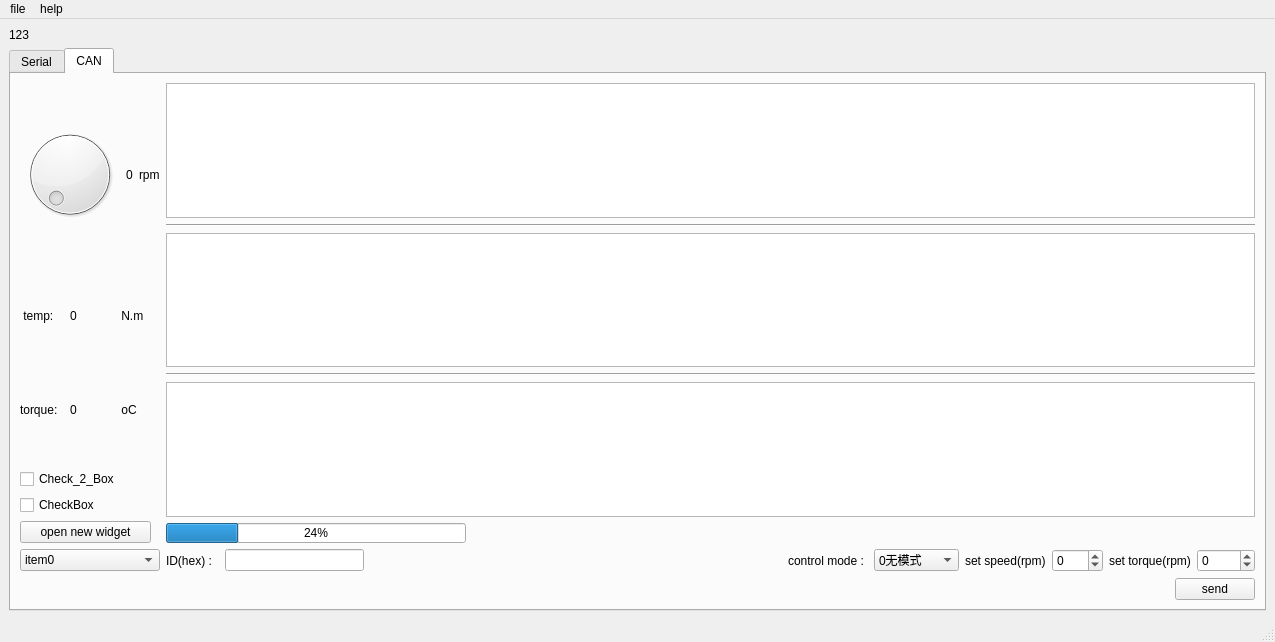
<?xml version="1.0" encoding="UTF-8"?>
<ui version="4.0">
 <class>MainWindow</class>
 <widget class="QMainWindow" name="MainWindow">
  <property name="geometry">
   <rect>
    <x>0</x>
    <y>0</y>
    <width>1275</width>
    <height>642</height>
   </rect>
  </property>
  <property name="windowTitle">
   <string>MainWindow</string>
  </property>
  <widget class="QWidget" name="centralwidget">
   <layout class="QVBoxLayout" name="verticalLayout_4">
    <item>
     <widget class="QLabel" name="label_slider_value">
      <property name="text">
       <string>123</string>
      </property>
     </widget>
    </item>
    <item>
     <widget class="QTabWidget" name="tabWidget">
      <property name="contextMenuPolicy">
       <enum>Qt::ActionsContextMenu</enum>
      </property>
      <property name="currentIndex">
       <number>1</number>
      </property>
      <widget class="QWidget" name="Serial">
       <attribute name="title">
        <string>Serial</string>
       </attribute>
       <layout class="QVBoxLayout" name="verticalLayout_5">
        <property name="leftMargin">
         <number>9</number>
        </property>
        <item>
         <layout class="QHBoxLayout" name="horizontalLayout_3">
          <property name="leftMargin">
           <number>5</number>
          </property>
          <property name="topMargin">
           <number>5</number>
          </property>
          <property name="rightMargin">
           <number>5</number>
          </property>
          <property name="bottomMargin">
           <number>5</number>
          </property>
          <item>
           <layout class="QVBoxLayout" name="uart_row_1">
            <item>
             <widget class="QPushButton" name="open_dev_button">
              <property name="text">
               <string>Open device</string>
              </property>
             </widget>
            </item>
            <item>
             <layout class="QHBoxLayout" name="horizontalLayout_13">
              <property name="topMargin">
               <number>9</number>
              </property>
              <item>
               <widget class="QPushButton" name="quit_button">
                <property name="text">
                 <string>Quit</string>
                </property>
               </widget>
              </item>
             </layout>
            </item>
           </layout>
          </item>
          <item>
           <layout class="QVBoxLayout" name="uart_row_2">
            <item>
             <layout class="QHBoxLayout" name="horizontalLayout_12">
              <item>
               <widget class="QLabel" name="device_label">
                <property name="layoutDirection">
                 <enum>Qt::RightToLeft</enum>
                </property>
                <property name="text">
                 <string>Device      :  </string>
                </property>
                <property name="alignment">
                 <set>Qt::AlignLeading|Qt::AlignLeft|Qt::AlignVCenter</set>
                </property>
               </widget>
              </item>
              <item>
               <widget class="QComboBox" name="device_combo">
                <item>
                 <property name="text">
                  <string/>
                 </property>
                </item>
                <item>
                 <property name="text">
                  <string>/dev/ttyUSB0</string>
                 </property>
                </item>
                <item>
                 <property name="text">
                  <string>/dev/ttyUSB1</string>
                 </property>
                </item>
                <item>
                 <property name="text">
                  <string>/dev/ttyUSB2</string>
                 </property>
                </item>
                <item>
                 <property name="text">
                  <string>COM1</string>
                 </property>
                </item>
                <item>
                 <property name="text">
                  <string>COM2</string>
                 </property>
                </item>
                <item>
                 <property name="text">
                  <string>COM3</string>
                 </property>
                </item>
                <item>
                 <property name="text">
                  <string>COM4</string>
                 </property>
                </item>
                <item>
                 <property name="text">
                  <string>COM5</string>
                 </property>
                </item>
               </widget>
              </item>
             </layout>
            </item>
            <item>
             <layout class="QHBoxLayout" name="horizontalLayout_11">
              <item>
               <widget class="QLabel" name="data_bits_label">
                <property name="text">
                 <string>Data bits :  </string>
                </property>
                <property name="alignment">
                 <set>Qt::AlignLeading|Qt::AlignLeft|Qt::AlignVCenter</set>
                </property>
               </widget>
              </item>
              <item>
               <widget class="QComboBox" name="baudrate_combo"/>
              </item>
             </layout>
            </item>
           </layout>
          </item>
          <item>
           <layout class="QVBoxLayout" name="uart_row_3">
            <item>
             <layout class="QHBoxLayout" name="horizontalLayout_14">
              <property name="topMargin">
               <number>0</number>
              </property>
              <item>
               <widget class="QLabel" name="baudrate_label">
                <property name="text">
                 <string>Baud rate :  </string>
                </property>
                <property name="alignment">
                 <set>Qt::AlignLeading|Qt::AlignLeft|Qt::AlignVCenter</set>
                </property>
               </widget>
              </item>
              <item>
               <widget class="QComboBox" name="data_bits_combo"/>
              </item>
             </layout>
            </item>
            <item>
             <layout class="QHBoxLayout" name="horizontalLayout_16">
              <item>
               <widget class="QLabel" name="parity_label">
                <property name="text">
                 <string>Parity :  </string>
                </property>
                <property name="alignment">
                 <set>Qt::AlignLeading|Qt::AlignLeft|Qt::AlignVCenter</set>
                </property>
               </widget>
              </item>
              <item>
               <widget class="QComboBox" name="parity_combo"/>
              </item>
             </layout>
            </item>
           </layout>
          </item>
          <item>
           <layout class="QVBoxLayout" name="uart_row_4">
            <item>
             <layout class="QHBoxLayout" name="horizontalLayout_31">
              <item>
               <widget class="QLabel" name="stop_bits_label">
                <property name="text">
                 <string>Stop bits : </string>
                </property>
                <property name="alignment">
                 <set>Qt::AlignLeading|Qt::AlignLeft|Qt::AlignVCenter</set>
                </property>
               </widget>
              </item>
              <item>
               <widget class="QComboBox" name="stop_bits_combo"/>
              </item>
             </layout>
            </item>
            <item>
             <layout class="QHBoxLayout" name="horizontalLayout_32">
              <item>
               <widget class="QLabel" name="open_for_label">
                <property name="text">
                 <string>Open for : </string>
                </property>
                <property name="alignment">
                 <set>Qt::AlignLeading|Qt::AlignLeft|Qt::AlignVCenter</set>
                </property>
               </widget>
              </item>
              <item>
               <widget class="QCheckBox" name="read_box">
                <property name="text">
                 <string>Read</string>
                </property>
               </widget>
              </item>
              <item>
               <widget class="QCheckBox" name="write_box">
                <property name="text">
                 <string>write</string>
                </property>
               </widget>
              </item>
             </layout>
            </item>
           </layout>
          </item>
         </layout>
        </item>
        <item>
         <layout class="QHBoxLayout" name="horizontalLayout_8">
          <property name="spacing">
           <number>6</number>
          </property>
          <property name="topMargin">
           <number>2</number>
          </property>
          <item>
           <widget class="QTextBrowser" name="received_data"/>
          </item>
          <item>
           <widget class="QTableView" name="tableView"/>
          </item>
         </layout>
        </item>
        <item>
         <layout class="QHBoxLayout" name="horizontalLayout_5">
          <property name="leftMargin">
           <number>9</number>
          </property>
          <property name="topMargin">
           <number>9</number>
          </property>
          <property name="rightMargin">
           <number>9</number>
          </property>
          <item>
           <layout class="QVBoxLayout" name="para_row_1">
            <item>
             <layout class="QHBoxLayout" name="horizontalLayout_17">
              <item>
               <widget class="QLabel" name="p0_label">
                <property name="text">
                 <string>Page_0 :</string>
                </property>
               </widget>
              </item>
              <item>
               <widget class="QComboBox" name="p0_val_combo">
                <item>
                 <property name="text">
                  <string/>
                 </property>
                </item>
                <item>
                 <property name="text">
                  <string>位置校准模式</string>
                 </property>
                </item>
                <item>
                 <property name="text">
                  <string>旋变反转位</string>
                 </property>
                </item>
                <item>
                 <property name="text">
                  <string>继电器驱动1使能</string>
                 </property>
                </item>
                <item>
                 <property name="text">
                  <string>继电器驱动2使能</string>
                 </property>
                </item>
                <item>
                 <property name="text">
                  <string>继电器驱动3使能</string>
                 </property>
                </item>
                <item>
                 <property name="text">
                  <string>电机温度传感器使能</string>
                 </property>
                </item>
                <item>
                 <property name="text">
                  <string>模拟通道1输出使能</string>
                 </property>
                </item>
                <item>
                 <property name="text">
                  <string>模拟通道2输出使能</string>
                 </property>
                </item>
                <item>
                 <property name="text">
                  <string>模拟通道1恢复输出使能</string>
                 </property>
                </item>
                <item>
                 <property name="text">
                  <string>模拟通道2恢复输出使能</string>
                 </property>
                </item>
                <item>
                 <property name="text">
                  <string>限流电源1使能</string>
                 </property>
                </item>
                <item>
                 <property name="text">
                  <string>限流电源2使能</string>
                 </property>
                </item>
                <item>
                 <property name="text">
                  <string>限流电源3使能</string>
                 </property>
                </item>
                <item>
                 <property name="text">
                  <string>限流电源1重启使能</string>
                 </property>
                </item>
                <item>
                 <property name="text">
                  <string>限流电源2重启使能</string>
                 </property>
                </item>
                <item>
                 <property name="text">
                  <string>限流电源3重启使能</string>
                 </property>
                </item>
                <item>
                 <property name="text">
                  <string>ENCODER使能</string>
                 </property>
                </item>
                <item>
                 <property name="text">
                  <string>ENCODER电源重启使能</string>
                 </property>
                </item>
                <item>
                 <property name="text">
                  <string>ENCODERMODE</string>
                 </property>
                </item>
                <item>
                 <property name="text">
                  <string>ENCODERMODE</string>
                 </property>
                </item>
               </widget>
              </item>
             </layout>
            </item>
            <item>
             <layout class="QHBoxLayout" name="horizontalLayout_18">
              <item>
               <widget class="QLabel" name="p1_label">
                <property name="text">
                 <string>Page_1 :</string>
                </property>
               </widget>
              </item>
              <item>
               <widget class="QComboBox" name="p1_val_combo">
                <item>
                 <property name="text">
                  <string/>
                 </property>
                </item>
                <item>
                 <property name="text">
                  <string>弱磁电流最大值</string>
                 </property>
                </item>
                <item>
                 <property name="text">
                  <string>弱磁电流调节步数</string>
                 </property>
                </item>
                <item>
                 <property name="text">
                  <string>传感器周期中断允许次数</string>
                 </property>
                </item>
                <item>
                 <property name="text">
                  <string>电机极对数</string>
                 </property>
                </item>
                <item>
                 <property name="text">
                  <string>旋变极对数</string>
                 </property>
                </item>
                <item>
                 <property name="text">
                  <string>速度环调节周期值</string>
                 </property>
                </item>
                <item>
                 <property name="text">
                  <string>指令输入模式</string>
                 </property>
                </item>
                <item>
                 <property name="text">
                  <string>油门安全诊断时间</string>
                 </property>
                </item>
                <item>
                 <property name="text">
                  <string>控制模式设定</string>
                 </property>
                </item>
               </widget>
              </item>
             </layout>
            </item>
           </layout>
          </item>
          <item>
           <layout class="QVBoxLayout" name="para_row_2">
            <item>
             <layout class="QHBoxLayout" name="horizontalLayout_20">
              <item>
               <widget class="QLabel" name="p0_sval_label">
                <property name="text">
                 <string>set_value :</string>
                </property>
               </widget>
              </item>
              <item>
               <widget class="QCheckBox" name="p0_val_checkBox">
                <property name="text">
                 <string>True/False</string>
                </property>
               </widget>
              </item>
             </layout>
            </item>
            <item>
             <layout class="QHBoxLayout" name="horizontalLayout_21">
              <item>
               <widget class="QLabel" name="p1_sval_label">
                <property name="text">
                 <string>set_value :</string>
                </property>
               </widget>
              </item>
              <item>
               <widget class="QSpinBox" name="p1_val_spinBox">
                <property name="minimum">
                 <number>-32768</number>
                </property>
                <property name="maximum">
                 <number>32767</number>
                </property>
               </widget>
              </item>
             </layout>
            </item>
           </layout>
          </item>
          <item>
           <layout class="QVBoxLayout" name="para_row_3">
            <item>
             <layout class="QHBoxLayout" name="horizontalLayout_22">
              <item>
               <widget class="QLabel" name="p5_label">
                <property name="text">
                 <string>               Page_5 :</string>
                </property>
               </widget>
              </item>
              <item>
               <widget class="QComboBox" name="p5_val_combo">
                <item>
                 <property name="text">
                  <string/>
                 </property>
                </item>
                <item>
                 <property name="text">
                  <string>(0)旋变0点偏移量</string>
                 </property>
                </item>
                <item>
                 <property name="text">
                  <string>(1)电流环的积分系数Ti</string>
                 </property>
                </item>
                <item>
                 <property name="text">
                  <string>(2)速度环的积分系数Ti</string>
                 </property>
                </item>
                <item>
                 <property name="text">
                  <string>(3)电流环的微分系数Td</string>
                 </property>
                </item>
                <item>
                 <property name="text">
                  <string>(4)速度环的微分系数Td</string>
                 </property>
                </item>
                <item>
                 <property name="text">
                  <string>(5)电机额定电压值</string>
                 </property>
                </item>
                <item>
                 <property name="text">
                  <string>(6)力矩最大电流值</string>
                 </property>
                </item>
                <item>
                 <property name="text">
                  <string>(7)力矩延时执行时间</string>
                 </property>
                </item>
                <item>
                 <property name="text">
                  <string>(8)速度延时执行时间</string>
                 </property>
                </item>
                <item>
                 <property name="text">
                  <string>(9)位置学习状态延时</string>
                 </property>
                </item>
                <item>
                 <property name="text">
                  <string>(10)油门安全低阈值</string>
                 </property>
                </item>
                <item>
                 <property name="text">
                  <string>(11)油门上行最小值</string>
                 </property>
                </item>
                <item>
                 <property name="text">
                  <string>(12)油门下行最小值</string>
                 </property>
                </item>
                <item>
                 <property name="text">
                  <string>(13)油门满输入值</string>
                 </property>
                </item>
                <item>
                 <property name="text">
                  <string>(14)油门安全高阈值</string>
                 </property>
                </item>
                <item>
                 <property name="text">
                  <string>(15)电池过压上行值</string>
                 </property>
                </item>
               </widget>
              </item>
             </layout>
            </item>
            <item>
             <layout class="QHBoxLayout" name="horizontalLayout_23">
              <item>
               <widget class="QLabel" name="p6_label">
                <property name="text">
                 <string>             Page_6 :</string>
                </property>
               </widget>
              </item>
              <item>
               <widget class="QComboBox" name="p6_item_combo">
                <item>
                 <property name="text">
                  <string/>
                 </property>
                </item>
                <item>
                 <property name="text">
                  <string>(0)电池过压下行值</string>
                 </property>
                </item>
                <item>
                 <property name="text">
                  <string>(1)电池欠压削减值</string>
                 </property>
                </item>
                <item>
                 <property name="text">
                  <string>(2)电池欠压关断值</string>
                 </property>
                </item>
                <item>
                 <property name="text">
                  <string>(3)母线电流最大值</string>
                 </property>
                </item>
                <item>
                 <property name="text">
                  <string>(4)CAN接收延时阈值</string>
                 </property>
                </item>
                <item>
                 <property name="text">
                  <string>(5)继电器1首脉冲时间</string>
                 </property>
                </item>
                <item>
                 <property name="text">
                  <string>(6)继电器2首脉冲时间</string>
                 </property>
                </item>
                <item>
                 <property name="text">
                  <string>(7)继电器3首脉冲时间</string>
                 </property>
                </item>
                <item>
                 <property name="text">
                  <string>(8)继电器1驱动电压值</string>
                 </property>
                </item>
                <item>
                 <property name="text">
                  <string>(9)继电器2驱动电压值</string>
                 </property>
                </item>
                <item>
                 <property name="text">
                  <string>(10)继电器3驱动电压值</string>
                 </property>
                </item>
                <item>
                 <property name="text">
                  <string>(11)限流电源1电压值</string>
                 </property>
                </item>
                <item>
                 <property name="text">
                  <string>(12)限流电源2电压值</string>
                 </property>
                </item>
                <item>
                 <property name="text">
                  <string>(13)电流电源3电压值</string>
                 </property>
                </item>
                <item>
                 <property name="text">
                  <string>(14)ENCODER电压值</string>
                 </property>
                </item>
                <item>
                 <property name="text">
                  <string>(15)限流电源1恢复时间</string>
                 </property>
                </item>
               </widget>
              </item>
             </layout>
            </item>
           </layout>
          </item>
          <item>
           <layout class="QVBoxLayout" name="para_row_4">
            <item>
             <layout class="QHBoxLayout" name="horizontalLayout_24">
              <item>
               <widget class="QLabel" name="p5_sval_label">
                <property name="text">
                 <string>set_value :</string>
                </property>
               </widget>
              </item>
              <item>
               <widget class="QSpinBox" name="p5_val_spinBox">
                <property name="minimum">
                 <number>-32768</number>
                </property>
                <property name="maximum">
                 <number>32767</number>
                </property>
                <property name="value">
                 <number>0</number>
                </property>
               </widget>
              </item>
             </layout>
            </item>
            <item>
             <layout class="QHBoxLayout" name="horizontalLayout_26">
              <item>
               <widget class="QLabel" name="p6_sval_label">
                <property name="text">
                 <string>set_value :</string>
                </property>
               </widget>
              </item>
              <item>
               <widget class="QSpinBox" name="p6_val_spinBox"/>
              </item>
             </layout>
            </item>
           </layout>
          </item>
          <item>
           <layout class="QVBoxLayout" name="para_row_5">
            <item>
             <layout class="QHBoxLayout" name="horizontalLayout_27">
              <item>
               <widget class="QLabel" name="p7_label">
                <property name="text">
                 <string>                        Page_7 :   </string>
                </property>
               </widget>
              </item>
              <item>
               <widget class="QComboBox" name="p7_item_comboBox">
                <item>
                 <property name="text">
                  <string/>
                 </property>
                </item>
                <item>
                 <property name="text">
                  <string>(0)限流电源2恢复时间</string>
                 </property>
                </item>
                <item>
                 <property name="text">
                  <string>(1)限流电源3恢复时间</string>
                 </property>
                </item>
                <item>
                 <property name="text">
                  <string>(2)ENCODER恢复时间</string>
                 </property>
                </item>
                <item>
                 <property name="text">
                  <string>(3)模拟1恢复输出时间</string>
                 </property>
                </item>
                <item>
                 <property name="text">
                  <string>(4)模拟2恢复输出时间</string>
                 </property>
                </item>
                <item>
                 <property name="text">
                  <string>(5)控制电源过压阈值</string>
                 </property>
                </item>
                <item>
                 <property name="text">
                  <string>(6)控制电源欠压阈值</string>
                 </property>
                </item>
                <item>
                 <property name="text">
                  <string>(7)控制器温度保护上行</string>
                 </property>
                </item>
                <item>
                 <property name="text">
                  <string>(8)控制器温度保护下行值</string>
                 </property>
                </item>
                <item>
                 <property name="text">
                  <string>(9)控制器温度保护削减阈值</string>
                 </property>
                </item>
                <item>
                 <property name="text">
                  <string>(10)电机温度保护上行阈值</string>
                 </property>
                </item>
                <item>
                 <property name="text">
                  <string>(11)电机温度保护下行阈值</string>
                 </property>
                </item>
                <item>
                 <property name="text">
                  <string>(12)电机温度输出削减阈值</string>
                 </property>
                </item>
                <item>
                 <property name="text">
                  <string>(13)编码器单圈脉冲数</string>
                 </property>
                </item>
               </widget>
              </item>
             </layout>
            </item>
            <item>
             <layout class="QHBoxLayout" name="horizontalLayout_28">
              <item>
               <widget class="QLabel" name="p1314_label">
                <property name="text">
                 <string>                Page_13/14 :   </string>
                </property>
               </widget>
              </item>
              <item>
               <widget class="QComboBox" name="p1314_item_combo">
                <item>
                 <property name="text">
                  <string/>
                 </property>
                </item>
                <item>
                 <property name="text">
                  <string>(0)电流力矩环比例系数</string>
                 </property>
                </item>
                <item>
                 <property name="text">
                  <string>(1)电流励磁换比例系数</string>
                 </property>
                </item>
                <item>
                 <property name="text">
                  <string>(2)速度环比例系数</string>
                 </property>
                </item>
                <item>
                 <property name="text">
                  <string>(3)电机额定转速值</string>
                 </property>
                </item>
                <item>
                 <property name="text">
                  <string>(4)电机最高速度值</string>
                 </property>
                </item>
                <item>
                 <property name="text">
                  <string>(5)CAN1接收控制命令ID</string>
                 </property>
                </item>
                <item>
                 <property name="text">
                  <string>(6)CAN1命令生效ID</string>
                 </property>
                </item>
                <item>
                 <property name="text">
                  <string>(7)CAN1回馈帧ID</string>
                 </property>
                </item>
                <item>
                 <property name="text">
                  <string>(8)CAN2接收控制命令ID</string>
                 </property>
                </item>
                <item>
                 <property name="text">
                  <string>(9)CAN2命令生效ID</string>
                 </property>
                </item>
                <item>
                 <property name="text">
                  <string>(10)CAN2回馈帧ID</string>
                 </property>
                </item>
               </widget>
              </item>
             </layout>
            </item>
           </layout>
          </item>
          <item>
           <layout class="QVBoxLayout" name="para_row_7">
            <item>
             <layout class="QHBoxLayout" name="horizontalLayout_29">
              <item>
               <widget class="QLabel" name="p7_sval_label">
                <property name="text">
                 <string>set_value :</string>
                </property>
               </widget>
              </item>
              <item>
               <widget class="QSpinBox" name="p7_val_spinBox"/>
              </item>
             </layout>
            </item>
            <item>
             <layout class="QHBoxLayout" name="horizontalLayout_30">
              <item>
               <widget class="QLabel" name="p1314_label_2">
                <property name="text">
                 <string>set_value :</string>
                </property>
               </widget>
              </item>
              <item>
               <widget class="QSpinBox" name="p1314_val_spinBox"/>
              </item>
             </layout>
            </item>
           </layout>
          </item>
          <item>
           <spacer name="horizontalSpacer_2">
            <property name="orientation">
             <enum>Qt::Horizontal</enum>
            </property>
            <property name="sizeHint" stdset="0">
             <size>
              <width>40</width>
              <height>20</height>
             </size>
            </property>
           </spacer>
          </item>
         </layout>
        </item>
        <item>
         <layout class="QHBoxLayout" name="horizontalLayout_6">
          <property name="leftMargin">
           <number>9</number>
          </property>
          <property name="topMargin">
           <number>9</number>
          </property>
          <item>
           <widget class="QPlainTextEdit" name="candidated_frame"/>
          </item>
          <item>
           <layout class="QHBoxLayout" name="horizontalLayout_9">
            <property name="topMargin">
             <number>11</number>
            </property>
            <item>
             <layout class="QVBoxLayout" name="verticalLayout_7">
              <property name="rightMargin">
               <number>9</number>
              </property>
              <item>
               <layout class="QHBoxLayout" name="horizontalLayout_10">
                <item>
                 <widget class="QLabel" name="dealt_page">
                  <property name="text">
                   <string>[current_page_id] : </string>
                  </property>
                  <property name="alignment">
                   <set>Qt::AlignLeading|Qt::AlignLeft|Qt::AlignVCenter</set>
                  </property>
                 </widget>
                </item>
                <item>
                 <widget class="QComboBox" name="comboBox_13">
                  <item>
                   <property name="text">
                    <string/>
                   </property>
                  </item>
                  <item>
                   <property name="text">
                    <string>Page_0</string>
                   </property>
                  </item>
                  <item>
                   <property name="text">
                    <string>Page_1</string>
                   </property>
                  </item>
                  <item>
                   <property name="text">
                    <string>Page_5</string>
                   </property>
                  </item>
                  <item>
                   <property name="text">
                    <string>Page_6</string>
                   </property>
                  </item>
                  <item>
                   <property name="text">
                    <string>Page_7</string>
                   </property>
                  </item>
                  <item>
                   <property name="text">
                    <string>Page_13/14</string>
                   </property>
                  </item>
                 </widget>
                </item>
               </layout>
              </item>
              <item>
               <widget class="QPushButton" name="batch_read_btn">
                <property name="text">
                 <string>Batch read</string>
                </property>
               </widget>
              </item>
              <item>
               <widget class="QPushButton" name="send_button">
                <property name="text">
                 <string>send</string>
                </property>
               </widget>
              </item>
             </layout>
            </item>
           </layout>
          </item>
         </layout>
        </item>
       </layout>
      </widget>
      <widget class="QWidget" name="CAN">
       <attribute name="title">
        <string>CAN</string>
       </attribute>
       <layout class="QVBoxLayout" name="verticalLayout_3">
        <item>
         <layout class="QGridLayout" name="gridLayout">
          <item row="4" column="1">
           <layout class="QHBoxLayout" name="horizontalLayout_25">
            <item>
             <spacer name="horizontalSpacer_5">
              <property name="orientation">
               <enum>Qt::Horizontal</enum>
              </property>
              <property name="sizeHint" stdset="0">
               <size>
                <width>40</width>
                <height>20</height>
               </size>
              </property>
             </spacer>
            </item>
            <item>
             <widget class="QPushButton" name="send_CAN_btn">
              <property name="text">
               <string>send</string>
              </property>
             </widget>
            </item>
           </layout>
          </item>
          <item row="0" column="1">
           <layout class="QVBoxLayout" name="verticalLayout">
            <item>
             <widget class="QTextBrowser" name="can_send"/>
            </item>
            <item>
             <widget class="Line" name="line">
              <property name="orientation">
               <enum>Qt::Horizontal</enum>
              </property>
             </widget>
            </item>
            <item>
             <widget class="QGraphicsView" name="graphicsView"/>
            </item>
            <item>
             <widget class="Line" name="line_2">
              <property name="orientation">
               <enum>Qt::Horizontal</enum>
              </property>
             </widget>
            </item>
            <item>
             <widget class="QTextBrowser" name="can_received"/>
            </item>
            <item>
             <widget class="QProgressBar" name="progressBar">
              <property name="minimumSize">
               <size>
                <width>200</width>
                <height>20</height>
               </size>
              </property>
              <property name="maximumSize">
               <size>
                <width>300</width>
                <height>20</height>
               </size>
              </property>
              <property name="value">
               <number>24</number>
              </property>
             </widget>
            </item>
           </layout>
          </item>
          <item row="0" column="0">
           <layout class="QVBoxLayout" name="verticalLayout_8">
            <item>
             <layout class="QHBoxLayout" name="horizontalLayout_35">
              <item>
               <widget class="QDial" name="rpm_dial">
                <property name="singleStep">
                 <number>1</number>
                </property>
               </widget>
              </item>
              <item>
               <widget class="QLabel" name="rpm_label">
                <property name="text">
                 <string>0</string>
                </property>
                <property name="alignment">
                 <set>Qt::AlignCenter</set>
                </property>
               </widget>
              </item>
              <item>
               <widget class="QLabel" name="label_11">
                <property name="text">
                 <string>rpm</string>
                </property>
               </widget>
              </item>
             </layout>
            </item>
            <item>
             <layout class="QHBoxLayout" name="horizontalLayout_15">
              <item>
               <layout class="QVBoxLayout" name="verticalLayout_6">
                <item>
                 <widget class="QLabel" name="label_4">
                  <property name="text">
                   <string> temp:   </string>
                  </property>
                 </widget>
                </item>
                <item>
                 <widget class="QLabel" name="label_2">
                  <property name="text">
                   <string>torque: </string>
                  </property>
                 </widget>
                </item>
               </layout>
              </item>
              <item>
               <layout class="QVBoxLayout" name="verticalLayout_9">
                <item>
                 <widget class="QLabel" name="label_10">
                  <property name="text">
                   <string>0</string>
                  </property>
                 </widget>
                </item>
                <item>
                 <widget class="QLabel" name="label_9">
                  <property name="text">
                   <string>0</string>
                  </property>
                 </widget>
                </item>
               </layout>
              </item>
              <item>
               <layout class="QVBoxLayout" name="verticalLayout_10">
                <item>
                 <widget class="QLabel" name="label_3">
                  <property name="text">
                   <string> N.m</string>
                  </property>
                 </widget>
                </item>
                <item>
                 <widget class="QLabel" name="label_5">
                  <property name="text">
                   <string> oC</string>
                  </property>
                 </widget>
                </item>
               </layout>
              </item>
             </layout>
            </item>
            <item>
             <layout class="QHBoxLayout" name="horizontalLayout_4">
              <property name="topMargin">
               <number>9</number>
              </property>
              <item>
               <layout class="QVBoxLayout" name="verticalLayout_11">
                <property name="rightMargin">
                 <number>9</number>
                </property>
                <item>
                 <widget class="QCheckBox" name="checkBox_2">
                  <property name="text">
                   <string>Check_2_Box</string>
                  </property>
                 </widget>
                </item>
                <item>
                 <widget class="QCheckBox" name="checkBox">
                  <property name="text">
                   <string>CheckBox</string>
                  </property>
                 </widget>
                </item>
                <item>
                 <widget class="QPushButton" name="open_new_btn">
                  <property name="text">
                   <string>open new widget</string>
                  </property>
                 </widget>
                </item>
               </layout>
              </item>
             </layout>
            </item>
           </layout>
          </item>
          <item row="1" column="1">
           <layout class="QHBoxLayout" name="horizontalLayout_34">
            <item>
             <widget class="QLabel" name="label_12">
              <property name="text">
               <string>ID(hex) :  </string>
              </property>
             </widget>
            </item>
            <item>
             <widget class="QLineEdit" name="lineEdit"/>
            </item>
            <item>
             <spacer name="horizontalSpacer_4">
              <property name="orientation">
               <enum>Qt::Horizontal</enum>
              </property>
              <property name="sizeHint" stdset="0">
               <size>
                <width>40</width>
                <height>20</height>
               </size>
              </property>
             </spacer>
            </item>
            <item>
             <spacer name="horizontalSpacer_3">
              <property name="orientation">
               <enum>Qt::Horizontal</enum>
              </property>
              <property name="sizeHint" stdset="0">
               <size>
                <width>40</width>
                <height>20</height>
               </size>
              </property>
             </spacer>
            </item>
            <item>
             <spacer name="horizontalSpacer">
              <property name="orientation">
               <enum>Qt::Horizontal</enum>
              </property>
              <property name="sizeHint" stdset="0">
               <size>
                <width>40</width>
                <height>20</height>
               </size>
              </property>
             </spacer>
            </item>
            <item>
             <widget class="QLabel" name="label_6">
              <property name="text">
               <string>control mode : </string>
              </property>
             </widget>
            </item>
            <item>
             <widget class="QComboBox" name="comboBox_2">
              <item>
               <property name="text">
                <string>0无模式</string>
               </property>
              </item>
              <item>
               <property name="text">
                <string>1速度模式</string>
               </property>
              </item>
              <item>
               <property name="text">
                <string>2转矩模式</string>
               </property>
              </item>
             </widget>
            </item>
            <item>
             <widget class="QLabel" name="label_7">
              <property name="text">
               <string>set speed(rpm)</string>
              </property>
             </widget>
            </item>
            <item>
             <widget class="QSpinBox" name="spinBox">
              <property name="minimum">
               <number>-500</number>
              </property>
              <property name="maximum">
               <number>500</number>
              </property>
             </widget>
            </item>
            <item>
             <widget class="QLabel" name="label_8">
              <property name="text">
               <string>set torque(rpm)</string>
              </property>
             </widget>
            </item>
            <item>
             <widget class="QSpinBox" name="spinBox_2">
              <property name="minimum">
               <number>-4000</number>
              </property>
              <property name="maximum">
               <number>4000</number>
              </property>
             </widget>
            </item>
           </layout>
          </item>
          <item row="1" column="0">
           <widget class="QComboBox" name="comboBox">
            <item>
             <property name="text">
              <string>item0</string>
             </property>
            </item>
            <item>
             <property name="text">
              <string>item1</string>
             </property>
            </item>
           </widget>
          </item>
         </layout>
        </item>
       </layout>
      </widget>
     </widget>
    </item>
   </layout>
  </widget>
  <widget class="QMenuBar" name="menubar">
   <property name="geometry">
    <rect>
     <x>0</x>
     <y>0</y>
     <width>1275</width>
     <height>23</height>
    </rect>
   </property>
   <widget class="QMenu" name="menuFile">
    <property name="title">
     <string>file</string>
    </property>
   </widget>
   <widget class="QMenu" name="menuHelp">
    <property name="title">
     <string>help</string>
    </property>
   </widget>
   <addaction name="menuFile"/>
   <addaction name="menuHelp"/>
  </widget>
  <widget class="QStatusBar" name="statusbar"/>
 </widget>
 <resources/>
 <connections/>
</ui>
